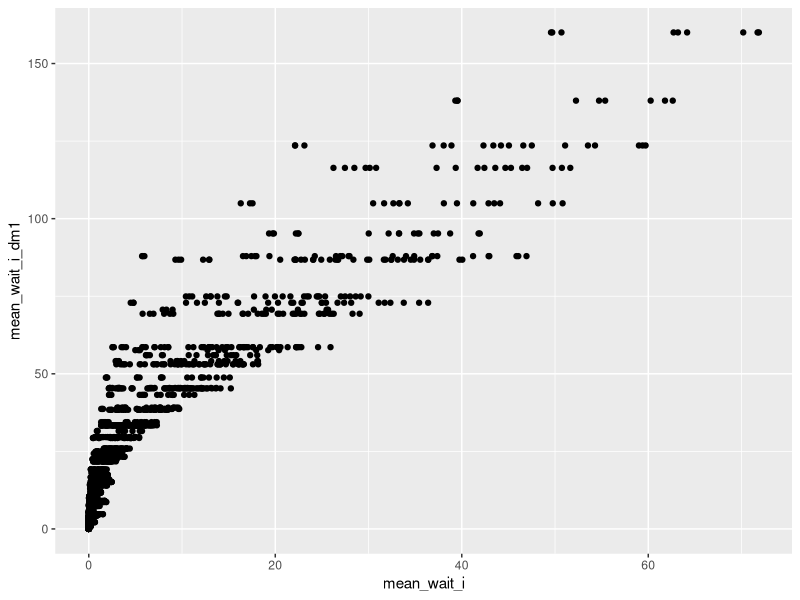
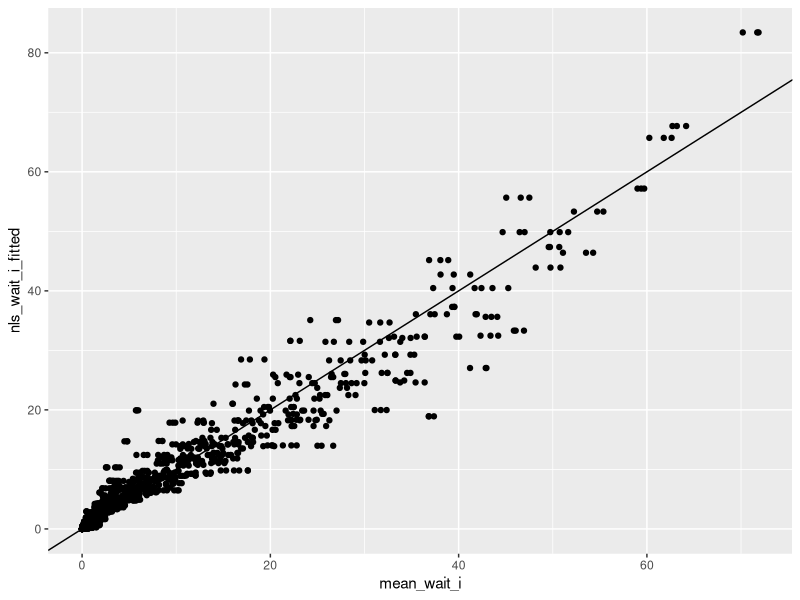
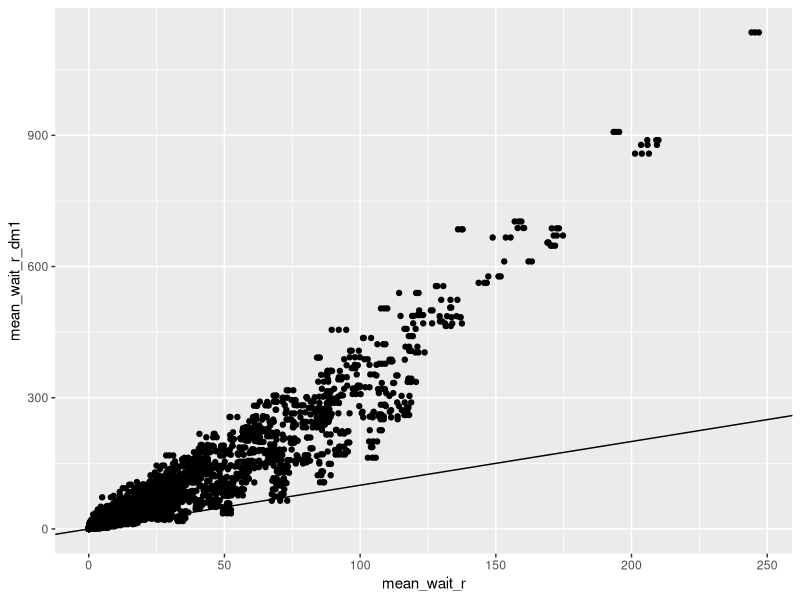
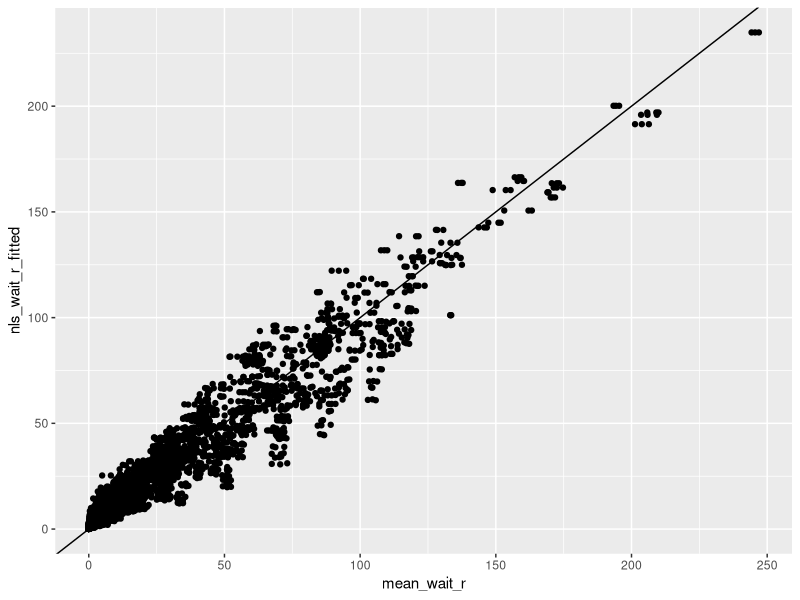
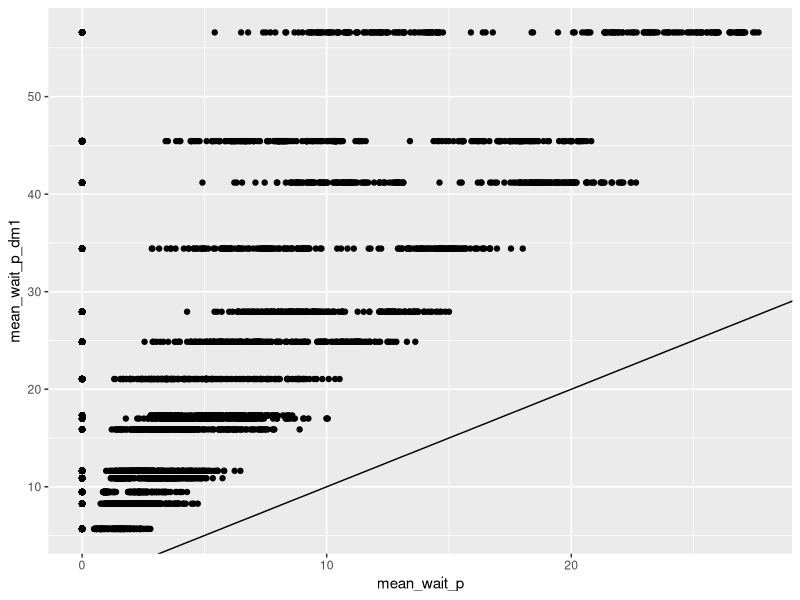
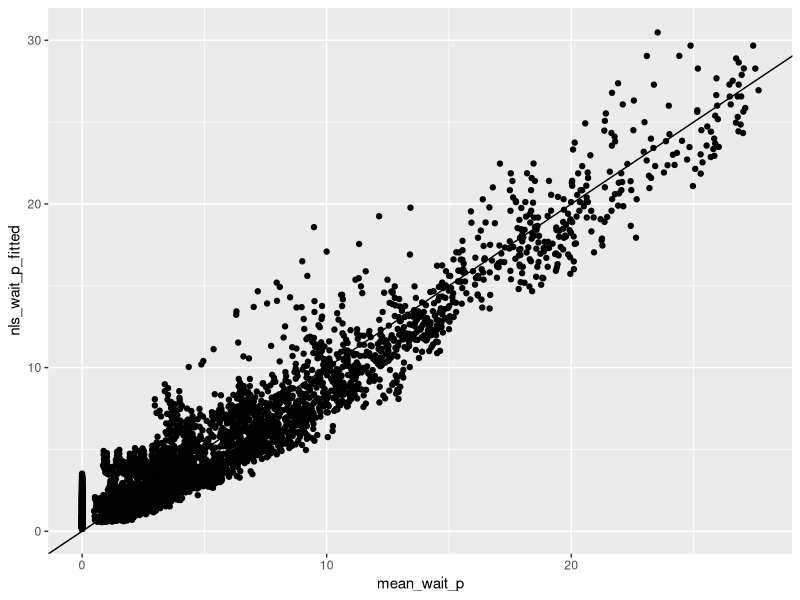
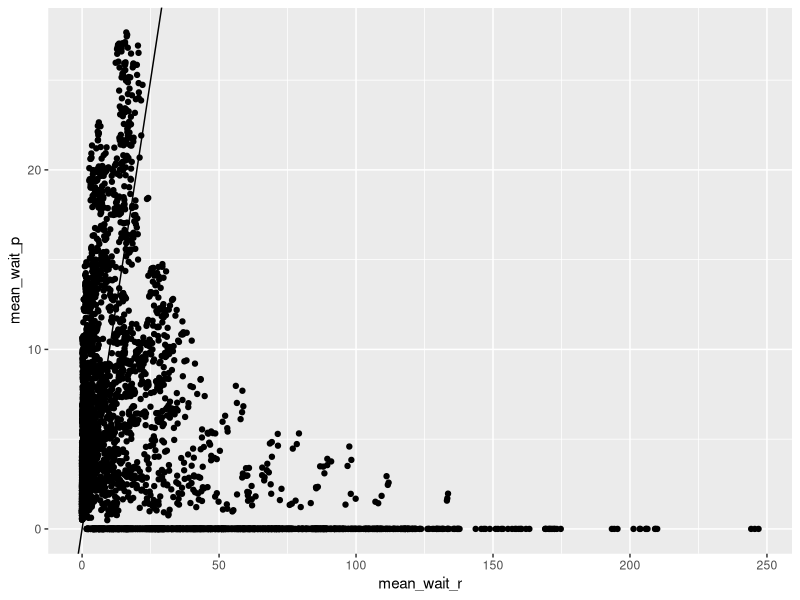
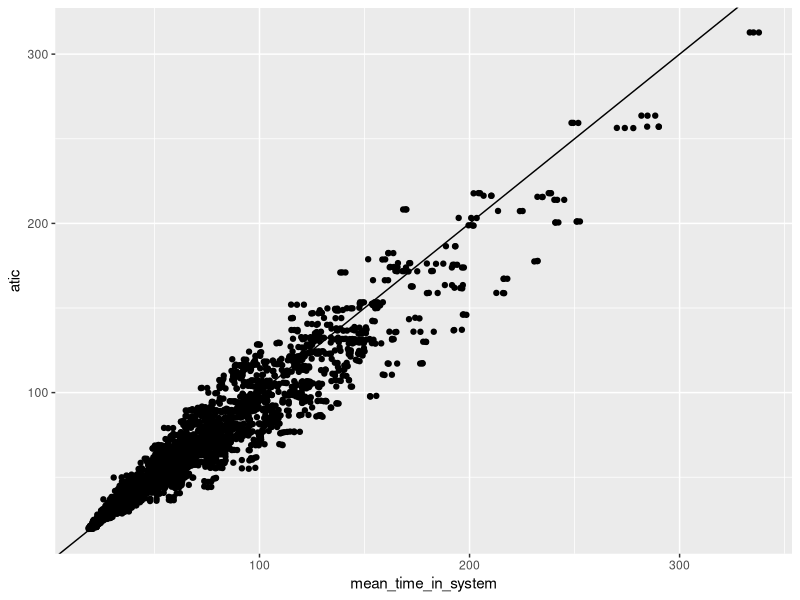

These charts were generated, in order, by the following R code: (Note: this script raises an error after producing the figures.)
## ---- chunk 1
library(ggplot2)
library(dplyr)
library(rsample)
#library(caret)
## ---- chunk 2
xy_q <- read.csv('data/xy_q.csv')
## ---- chunk 3
str(xy_q)
## ---- chunk 4
ggplot(xy_q) + geom_point(aes(x=mean_wait_i, y=mean_wait_i_dm1))
## ---- chunk 5
init_nls_wait_i <- c(b1=.1, b2=-0.6, b3=2, b4=0.5, b5=2)

nls_wait_i <- nls(mean_wait_i ~ b1 * (num_med_techs ^ b2) * (mean_wait_i_dm1 ^ b3) * (staff_eff_svc_time_cv2 ^ b5) * (num_rooms ^ b4),
                 data=xy_q, start=init_nls_wait_i)

summary(nls_wait_i)
## ---- chunk 6
nls_wait_i_fitted <- predict(nls_wait_i, data=xy_q)
nls_wait_i_df <- data.frame(mean_wait_i=xy_q$mean_wait_i, nls_wait_i_fitted)
ggplot(nls_wait_i_df) + geom_point(aes(x=mean_wait_i, y=nls_wait_i_fitted)) + geom_abline(intercept=0, slope=1)
ggsave('./initial_wait_fitted_vs_actual.png')
## ---- chunk 7
ggplot(xy_q) + geom_point(aes(x=mean_wait_r, y=mean_wait_r_dm1)) + geom_abline(intercept=0, slope=1)
## ---- chunk 8
init_nls_wait_r <- c(b1=1.0, b2=1.0, b3=.5, b4=-0.5)

nls_wait_r <- nls(mean_wait_r ~ b1 * (mean_wait_r_dm1 ^ b2) * (num_rooms ^ b3) * (exam_eff_svc_time_cv2 ^ b4),
                 data=xy_q, start=init_nls_wait_r)

summary(nls_wait_r)
## ---- chunk 9
nls_wait_r_fitted <- predict(nls_wait_r, data=xy_q_wait_r)
nls_wait_r_df <- data.frame(mean_wait_r=xy_q$mean_wait_r, nls_wait_r_fitted)
ggplot(nls_wait_r_df) + geom_point(aes(x=mean_wait_r, y=nls_wait_r_fitted)) + geom_abline(intercept=0, slope=1)
ggsave('./wait_room_fitted_vs_actual.png')
## ---- chunk 10
ggplot(xy_q) + geom_point(aes(x=mean_wait_p, y=mean_wait_p_dm1)) + geom_abline(intercept=0, slope=1)
## ---- chunk 11
init_nls_wait_p <- c(b1=1.0, b2=1.0, b3=0.5, b4=2, b5=2, b6=1, b7=1)

nls_wait_p <- nls(mean_wait_p ~ b1 * (mean_wait_p_dm1 ^ b2) * (exam_time_cv2 ^ b3) * (num_rooms ^ b4) * (num_med_techs ^ b5) * (off_util_staff ^ b6) * (off_util_room^b7),
                 data=xy_q, start=init_nls_wait_p)

summary(nls_wait_p)
## ---- chunk 12
nls_wait_p_fitted <- predict(nls_wait_p, data=xy_q_wait_p)
nls_wait_p_df <- data.frame(mean_wait_p=xy_q$mean_wait_p, nls_wait_p_fitted)
ggplot(nls_wait_p_df) + geom_point(aes(x=mean_wait_p, y=nls_wait_p_fitted)) + geom_abline(intercept=0, slope=1)
ggsave('./wait_physician_fitted_vs_actual.png')
## ---- chunk 13
ggplot(xy_q) + geom_point(aes(x=mean_wait_r, y=mean_wait_p)) + geom_abline(intercept=0, slope=1)
## ---- chunk 14
atic <- nls_wait_i_fitted + xy_q$vitals_time_mean + nls_wait_r_fitted + nls_wait_p_fitted + xy_q$exam_time_mean + xy_q$post_exam_time_mean

ggplot(data.frame(atic, mean_time_in_system=xy_q$mean_time_in_system)) + geom_point(aes(x=mean_time_in_system, y=atic)) + geom_abline(intercept=0, slope=1)
## ---- chunk 15
cols_for_poly_no_util <- c('patients_per_clinic_block', 'num_med_techs', 'num_rooms',
                   'vitals_time_mean', 'exam_time_mean', 'exam_time_cv2', 'post_exam_time_mean')

cols_for_poly_util <- c(cols_for_poly_no_util, c('off_util_staff', 'off_util_room', 'off_util_physician'))

y_cols <- c('mean_wait_i', 'mean_wait_r', 'mean_wait_p',
                   'mean_time_in_system')

cols_for_poly_no_util <- c(cols_for_poly_no_util, y_cols)
cols_for_poly_util <- c(cols_for_poly_util, y_cols)

poly_xy_util_df <- xy_q %>% 
  select(all_of(cols_for_poly_util))

poly_xy_no_util_df <- xy_q %>% 
  select(all_of(cols_for_poly_no_util))
## ---- chunk 16


poly_noutil_wait_i <- lm(mean_wait_i ~ patients_per_clinic_block + I(patients_per_clinic_block^2) +
                         num_med_techs + I(num_med_techs^2) +
                         num_rooms + I(num_rooms^2) +
                         vitals_time_mean + I(vitals_time_mean^2) +
                         exam_time_mean + I(exam_time_mean^2) +
                         exam_time_cv2 + I(exam_time_cv2^2) +
                         post_exam_time_mean + I(post_exam_time_mean^2),
                 data=poly_xy_no_util_df)

summary(poly_noutil_wait_i)
## ---- chunk 17
poly_noutil_wait_i_fitted <- predict(poly_noutil_wait_i, data=poly_xy_no_util_df)
poly_noutil_wait_i_plot_df <- data.frame(mean_wait_i=poly_xy_no_util_df$mean_wait_i, poly_noutil_wait_i_fitted)
ggplot(poly_noutil_wait_i_plot_df) + geom_point(aes(x=mean_wait_i, y=poly_noutil_wait_i_fitted)) + geom_abline(intercept=0, slope=1)
ggsave('./poly_wait_initial_fitted_vs_actual.png')
## ---- chunk 18


poly_util_wait_i <- lm(mean_wait_i ~ patients_per_clinic_block + I(patients_per_clinic_block^2) +
                         num_med_techs + I(num_med_techs^2) +
                         num_rooms + I(num_rooms^2) +
                         vitals_time_mean + I(vitals_time_mean^2) +
                         exam_time_mean + I(exam_time_mean^2) +
                         exam_time_cv2 + I(exam_time_cv2^2) +
                         post_exam_time_mean + I(post_exam_time_mean^2) +
                         off_util_staff + I(off_util_staff^2) +
                         off_util_room + I(off_util_room^2) +
                         off_util_physician + I(off_util_physician^2),
                 data=poly_xy_util_df)

summary(poly_util_wait_i)
## ---- chunk 19
poly_util_wait_i_fitted <- predict(poly_util_wait_i, data=poly_xy_util_df)
poly_util_wait_i_plot_df <- data.frame(mean_wait_i=poly_xy_util_df$mean_wait_i, poly_util_wait_i_fitted)
ggplot(poly_util_wait_i_plot_df) + geom_point(aes(x=mean_wait_i, y=poly_util_wait_i_fitted)) + geom_abline(intercept=0, slope=1)
ggsave('./poly_util_wait_initial_fitted_vs_actual.png')
## ---- chunk 20


poly_util_wait_r <- lm(mean_wait_r ~ patients_per_clinic_block + I(patients_per_clinic_block^2) +
                         num_med_techs + I(num_med_techs^2) +
                         num_rooms + I(num_rooms^2) +
                         vitals_time_mean + I(vitals_time_mean^2) +
                         exam_time_mean + I(exam_time_mean^2) +
                         exam_time_cv2 + I(exam_time_cv2^2) +
                         post_exam_time_mean + I(post_exam_time_mean^2) +
                         off_util_staff + I(off_util_staff^2) +
                         off_util_room + I(off_util_room^2) +
                         off_util_physician + I(off_util_physician^2),
                 data=poly_xy_util_df)

summary(poly_util_wait_r)
## ---- chunk 21
poly_util_wait_r_fitted <- predict(poly_util_wait_r, data=poly_xy_util_df)
poly_util_wait_r_plot_df <- data.frame(mean_wait_r=poly_xy_util_df$mean_wait_r, poly_util_wait_r_fitted)
ggplot(poly_util_wait_r_plot_df) + geom_point(aes(x=mean_wait_r, y=poly_util_wait_r_fitted)) + geom_abline(intercept=0, slope=1)
ggsave('./poly_util_room_initial_fitted_vs_actual.png')
## ---- chunk 22


poly_util_time_in_system <- lm(mean_time_in_system ~ patients_per_clinic_block + I(patients_per_clinic_block^2) +
                         num_med_techs + I(num_med_techs^2) +
                         num_rooms + I(num_rooms^2) +
                         vitals_time_mean + I(vitals_time_mean^2) +
                         exam_time_mean + I(exam_time_mean^2) +
                         exam_time_cv2 + I(exam_time_cv2^2) +
                         post_exam_time_mean + I(post_exam_time_mean^2) +
                         off_util_staff + I(off_util_staff^2) +
                         off_util_room + I(off_util_room^2) +
                         off_util_physician + I(off_util_physician^2),
                 data=poly_xy_util_df)

summary(poly_util_time_in_system)
## ---- chunk 23
poly_util_atic_fitted <- predict(poly_util_time_in_system, data=poly_xy_util_df)
poly_util_atic_plot_df <- data.frame(mean_time_in_system=poly_xy_util_df$mean_time_in_system, poly_util_atic_fitted)
ggplot(poly_util_atic_plot_df) + geom_point(aes(x=mean_time_in_system, y=poly_util_atic_fitted)) + geom_abline(intercept=0, slope=1)
ggsave('./poly_util_atic_initial_fitted_vs_actual.png')
## ---- chunk 24


orthopoly_util_wait_i <- lm(mean_wait_i ~ poly(patients_per_clinic_block, 2) +
                         poly(num_med_techs, 2) +
                         poly(num_rooms, 2) +
                         poly(vitals_time_mean, 2) +
                         poly(exam_time_mean, 2) +
                         poly(exam_time_cv2, 2) +
                         poly(post_exam_time_mean, 2) +
                         poly(off_util_staff, 2) +
                         poly(off_util_room, 2) +
                         poly(off_util_physician, 2),
                 data=poly_xy_util_df)

summary(orthopoly_util_wait_i)
## ---- chunk 25
orthopoly_util_wait_i_fitted <- predict(orthopoly_util_wait_i, data=poly_xy_util_df)
orthopoly_util_wait_i_plot_df <- data.frame(mean_wait_i=poly_xy_util_df$mean_wait_i, orthopoly_util_wait_i_fitted)
ggplot(orthopoly_util_wait_i_plot_df) + geom_point(aes(x=mean_wait_i, y=orthopoly_util_wait_i_fitted)) + geom_abline(intercept=0, slope=1)
ggsave('./orthopoly_util_wait_initial_fitted_vs_actual.png')
## ---- chunk 26

ood_rows <- seq(5, 4860, 5)
design_rows <- setdiff(seq(1, 4860,1), ood_rows)
## ---- chunk 27

xy_q_out <- xy_q[ood_rows, ]
xy_q_in <- xy_q[design_rows, ]

## ---- chunk 28
set.seed(57)
kfold_number <- 10
kfold_repeats <- 5

in_splits <- vfold_cv(xy_q_in, v = kfold_number, repeats = kfold_repeats)

## ---- chunk 29
in_splits
## ---- chunk 30
first_resample <- in_splits$splits[[1]]
head(analysis(first_resample))
head(assessment(first_resample))
## ---- chunk 31
head(as.data.frame(first_resample))
# as.data.frame(first_resample, data="analysis")
## ---- chunk 32
head(as.data.frame(first_resample, data = "assessment"))

## ---- chunk 33
seed.resample <- 53
set.seed(seed.resample) # Each set will use same seed

# Starting guess for the non-linear model fitting via nls()
init_nls_wait_i <- c(b1=.1, b2=-0.6, b3=2, b4=0.5, b5=2)

# Create formula object
waiti_nls_formula <- mean_wait_i ~ b1 * (num_med_techs ^ b2) * (mean_wait_i_dm1 ^ b3) * (staff_eff_svc_time_cv2 ^ b5) * (num_rooms ^ b4)

# Do the cross-validation fit

fit <- train(waiti_nls_formula, 
             data = xy_q_in, 
             method = method, 
             trControl = fitControl,
             ...)

nls_wait_i <- nls(mean_wait_i ~ b1 * (num_med_techs ^ b2) * (mean_wait_i_dm1 ^ b3) * (staff_eff_svc_time_cv2 ^ b5) * (num_rooms ^ b4),
                 data=xy_q, start=init_nls_wait_i)
